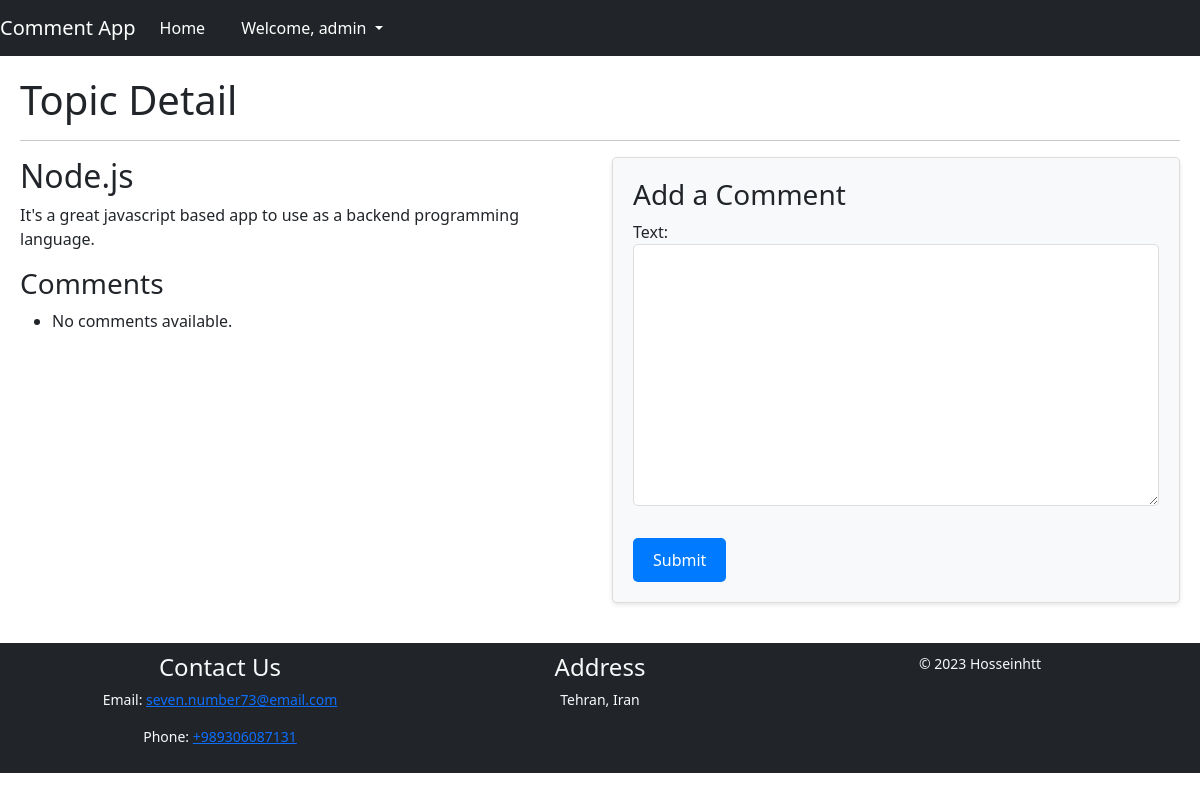
/topic/2/ (signed in), run on the app's committed database.
### topic/models.py (models this page shows, shortened)
class Topic(models.Model):
    title = models.CharField(max_length=200)
    description = models.TextField()

### topic/views.py (the view)
# urls.py: path('topic/<int:topic_id>/', TopicDetailView.as_view(), name='topic_detail'),
class TopicDetailView(View):
    template_name = 'topic_detail.html'  # Create a template for topic detail
    def get(self, request, topic_id):
        topic = get_object_or_404(Topic, pk=topic_id)
        comments = Comment.objects.filter(topic=topic)
        comment_form = CommentForm()
        return render(request, self.template_name, {'topic': topic, 'comments': comments, 'comment_form': comment_form})

### topic/forms.py
class CommentForm(forms.ModelForm):
    class Meta:
        model = Comment
        fields = ['text']

### templates/topic_detail.html (shortened to what this page needs)
{% extends 'base.html' %}
{% block body %}
    <h1>Topic Detail</h1>
    <hr>
    <div class="row">
    <div class="col-md-6">
    <h2>{{ topic.title }}</h2>
    <p>{{ topic.description }}</p>
    <h3>Comments</h3>
    <ul>
        {% for comment in comments %}
            <li>
                <p>{{ comment.text }}</p>
                <p>Comment by: {{ comment.user.username }}</p>
            </li>
        {% empty %}
            <li>No comments available.</li>
        {% endfor %}
    </ul>
    </div>
    <div class="col-md-6 text-md-right">
        <div class="form-container">
            {% if user.is_authenticated %}
                <h3>Add a Comment</h3>
                <form method="post" action="{% url 'add_comment' topic.id %}">
                    {{ comment_form.as_p }}
                    <button type="submit">Submit</button>
                </form>
            {% endif %}
        </div>
    </div>
    {% endblock %}

### templates/base.html (shortened to what this page needs)
{% load static %}
<!DOCTYPE html>
<html lang="en">
<head>
    <link href="https://cdn.jsdelivr.net/npm/bootstrap@5.3.2/dist/css/bootstrap.min.css" rel="stylesheet">
    <link rel="stylesheet" href="{% static 'styles.css' %}">
    <link rel="stylesheet" type="text/css" href="{% static 'styles.css' %}">
</head>
<body>
    <nav class="navbar navbar-expand-lg navbar-dark bg-dark">
        <a class="navbar-brand" href="#">Comment App</a>
        <div class="collapse navbar-collapse" id="navbarNav">
            <ul class="navbar-nav">
                {% block navbar %}
                <li class="nav-item">
                    <a class="nav-link" href="{% url 'topics_list' %}">Home</a>
                </li>
                {% endblock %}
            </ul>
            {% if user.is_authenticated %}
            <ul class="navbar-nav ml-auto">
                <li class="nav-item dropdown">
                    <a class="nav-link dropdown-toggle" href="#" id="userDropdown" role="button" data-bs-toggle="dropdown"
                aria-haspopup="true" aria-expanded="false">
                        Welcome, {{ user.username }}
                    </a>
                </li>
            </ul>
            {% endif %}
        </div>
    </nav>
    <main>
        <div class="content">
        {% block body %}{% endblock %}
    </div>
    </main>
    <footer class="footer bg-dark text-light">
        <div class="container">
            <div class="row">
                <div class="col-md-4">
                    <h4>Contact Us</h4>
                    <p>Email: <a href="mailto:seven.number73@email.com">seven.number73@email.com</a></p>
                    <p>Phone: <a href="tel:+989306087131">+989306087131</a></p>
                </div>
                <div class="col-md-4">
                    <h4>Address</h4>
                    <p>Tehran, Iran</p>
                </div>
                <div class="col-md-4 text-md-right">
                    <p>&copy; 2023 Hosseinhtt</p>
                </div>
            </div>
        </div>
    </footer>
</body>
</html>

### static/styles.css (style rules this page uses)
body { display: flex; flex-direction: column; min-height: 100vh; margin: 0; }
nav { background-color: #333; color: #fff; padding: 10px 0; text-align: center; }
.navbar-nav { list-style-type: none; margin: 0; padding: 0; }
.nav-item { display: inline-block; margin-right: 20px; }
.nav-link { color: #fff; text-decoration: none; }
.content { padding-bottom: 100px; padding: 20px; overflow-y: auto; flex-grow: 1; margin-bottom: 20px; }
.footer { background-color: #333; color: #fff; padding: 10px 0; text-align: center; font-size: 14px; position: relative; }
.form-container { background-color: #f8f9fa; padding: 20px; border: 1px solid #ddd; border-radius: 5px; box-shadow: 0 2px 4px rgba(0, 0, 0, 0.1); }
.form-container button { background-color: #007bff; color: #fff; border: none; padding: 10px 20px; border-radius: 5px; cursor: pointer; }
.form-container input[type="text"], .form-container textarea { width: 100%; padding: 10px; margin-bottom: 10px; border: 1px solid #ddd; border-radius: 5px; }

### data on the page
Topic: title "Node.js", description "It's a great javascript based app to use as a backend programming language."

### other printed values
{{ user.username }} "admin"
